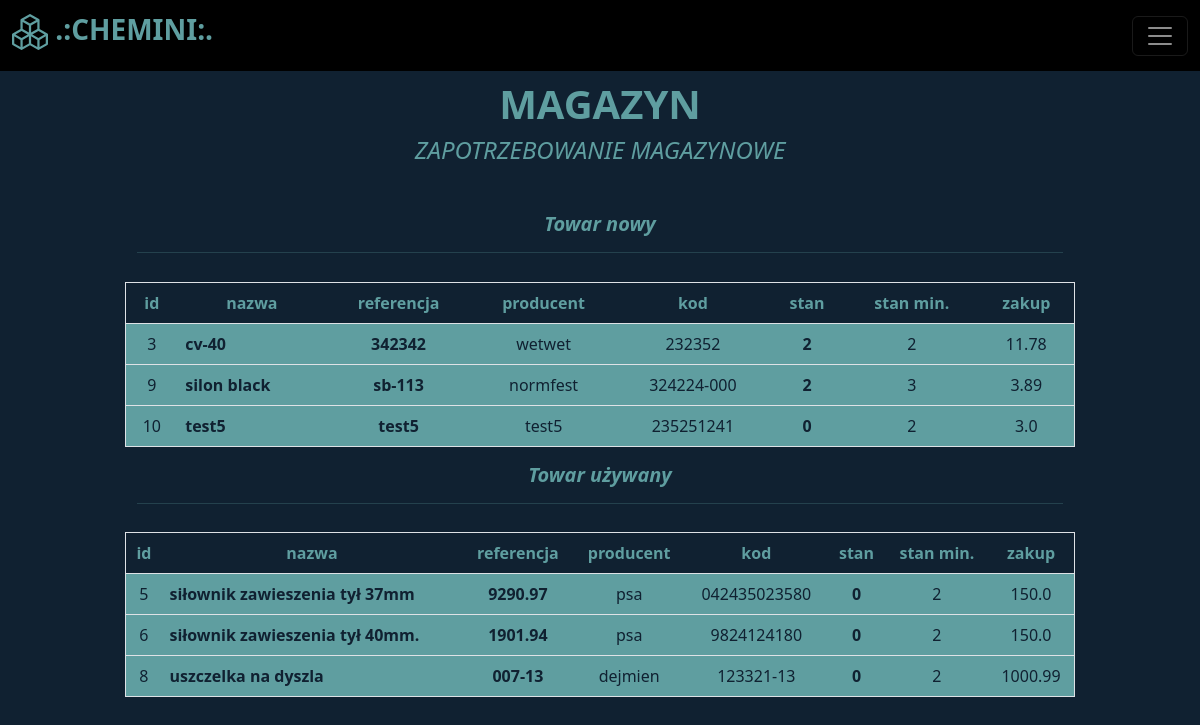
Page /demand (signed in) on the earlier database version.
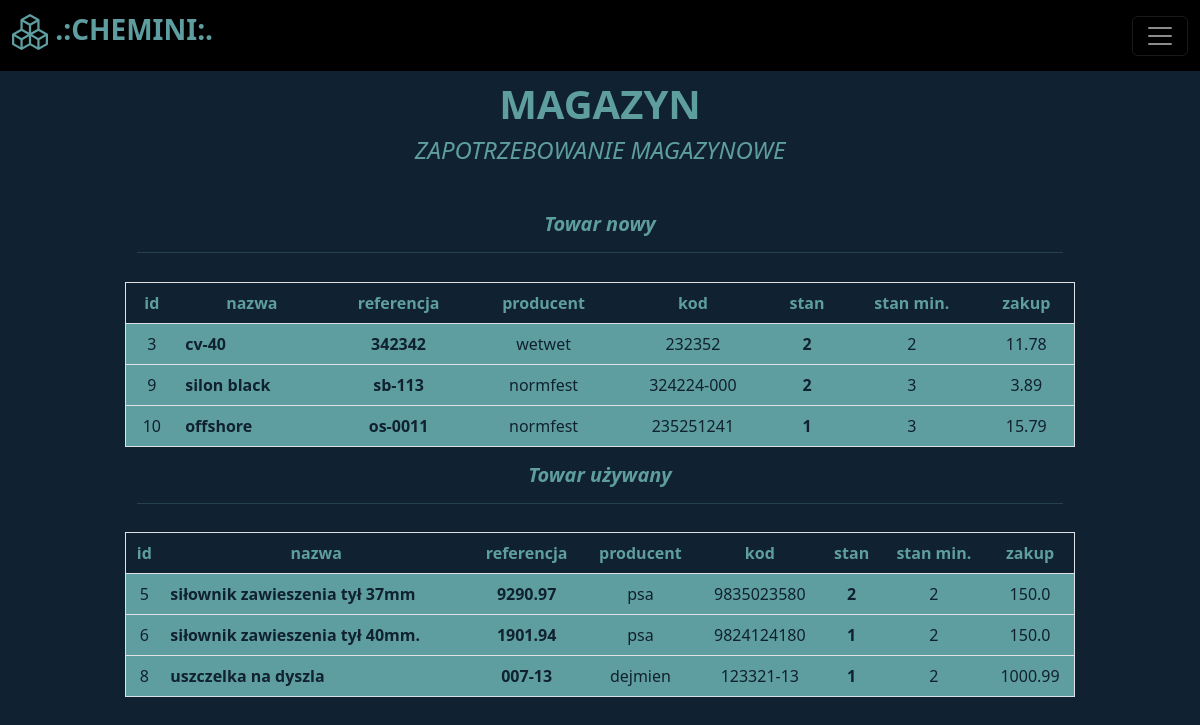
Same page on the later database version.
### libs/models.py (models this page shows)
class Item(Base):
    __tablename__ = "items"
    id = Column(Integer, primary_key=True, autoincrement=True, index=True)
    name = Column(String, unique=True, nullable=False)
    manufacturer = Column(String, nullable=False)
    reference = Column(String, unique=True, index=True, nullable=False)
    code = Column(String, unique=True, index=True)
    description = Column(String)
    stack = Column(Integer, nullable=False, default=0)
    stack_min = Column(Integer, nullable=False, default=0)
    buy = Column(Float)
    sell = Column(Float)
    used = Column(Boolean, default=False)

### routers/warehouse.py (the view)
@router.get('/demand', tags=['warehouse'])
def get_page_with_demand(request: Request, db:Session=Depends(get_db)):
    errors = []
    try:
        token = request.cookies.get("access_token")     # very important line if you want to authenticate user on page
        if not token:
            errors.append("You have to login first.")
            return templates.TemplateResponse("home.html", {"request": request, "errors": errors})
        scheme,_,param = token.partition(" ")
        payload = jwt.decode(param, config.get("security", "jwt_secret_key"), config.get("security", "algorithm"))
        user = db.query(User).filter(User.name==payload['sub']).first()
        if not user:
            errors.append("User not found.")
            return templates.TemplateResponse("home.html", {"request": request, "errors": errors})
        items_new = db.query(Item).where((Item.used==False) & (Item.stack<=Item.stack_min))
        items_used = db.query(Item).where((Item.used==True) & (Item.stack<=Item.stack_min))
        try:
            column_names = ["id", "nazwa", "referencja", "producent", "kod", "stan", "stan min.", "zakup"]
            df = []
            for item in items_new:
                line = [item.id, item.name, item.reference, item.manufacturer, item.code, item.stack, item.stack_min, item.buy]
                df.append(line)
            demands_new_list = tabulate(df, headers=column_names, tablefmt="fancy_grid")
            df = []
            for item in items_used:
                line = [item.id, item.name, item.reference, item.manufacturer, item.code, item.stack, item.stack_min, item.buy]
                df.append(line)
            demands_used_list = tabulate(df, headers=column_names, tablefmt="fancy_grid")
            with open(f"{config.get('files', 'demands')}/zapotrzebowanie.txt", "w", encoding="utf-8") as demands:
                demands = open(f"{config.get('files', 'demands')}/zapotrzebowanie.txt", "w", encoding="utf-8")
                demands.write(time.strftime("ZAPOTRZEBOWANIE MAGAZYNOWE NA DZIEŃ:   %Y/%M/%d %H:%M:%S\n\n"))
                demands.write("CZĘŚCI NOWE\n")
                demands.write(demands_new_list)
                demands.write("\n\nCZĘŚCI UŻYWANE\n")
                demands.write(demands_used_list)
        except Exception as e:
            print(e)
        return templates.TemplateResponse(
            "demand.html",{"request":request, "used_items": items_used, "new_items": items_new, "user": user.name, "active_status": user.is_active, "is_admin": user.is_admin})
    except Exception:
        errors.append("You have to login first.")
        return templates.TemplateResponse("home.html", {"request": request, "errors": errors})

### templates/demand.html (shortened to what this page needs)
{% extends "baseauth.html" %}
{% block col2 %}
<div style="text-align:center">
  <h1><b>MAGAZYN</b></h1>
  <h4><i>ZAPOTRZEBOWANIE MAGAZYNOWE</i></h4>
</div>
<div class="row" style="margin-top:5%">
    <div class="col">
        <div class="container" style="text-align:center">
            <h5><i><b>Towar nowy<hr></b></i></h5>
        </div>
        <table class="table table-hover border" style="color:cadetblue; background:#102131; text-align:center; margin-top:3%">
            <thead>
              <tr>
                <th scope="col">id</th>
                <th scope="col">nazwa</th>
                <th scope="col">referencja</th>
                <th scope="col">producent</th>
                <th scope="col">kod</th>
                <th scope="col">stan</th>
                <th scope="col">stan min.</th>
                <th scope="col">zakup</th>
              </tr>
            </thead>
            <tbody>
              {% for item in new_items %}
                    <tr style="color:#102131; background:cadetblue">
                        <td>{{ item.id }}</td>
                        <td style="text-align:left"><b>{{ item.name }}</b></td>
                        <td style="text-align:center"><b>{{ item.reference }}</b></td>
                        <td style="text-align:center">{{ item.manufacturer }}</td>
                        <td style="text-align:center">{{ item.code }}</td>
                        <td><b>{{ item.stack }}</b></td>
                        <td>{{ item.stack_min }}</td>
                        <td>{{ item.buy }}</td>
                    </tr>
              {% endfor %}
            </tbody>
          </table>
    </div>
    <div class="col">
        <div class="container" style="text-align:center">
            <h5><i><b>Towar używany<hr></b></i></h5>
        </div>
        <table class="table table-hover border" style="color:cadetblue; background:#102131; text-align:center; margin-top:3%">
            <thead>
              <tr>
                <th scope="col">id</th>
                <th scope="col">nazwa</th>
                <th scope="col">referencja</th>
                <th scope="col">producent</th>
                <th scope="col">kod</th>
                <th scope="col">stan</th>
                <th scope="col">stan min.</th>
                <th scope="col">zakup</th>
              </tr>
            </thead>
            <tbody>
              {% for item in used_items %}
                    <tr style="color:#102131; background:cadetblue">
                        <td>{{ item.id }}</td>
                        <td style="text-align:left"><b>{{ item.name }}</b></td>
                        <td style="text-align:center"><b>{{ item.reference }}</b></td>
                        <td style="text-align:center">{{ item.manufacturer }}</td>
                        <td style="text-align:center">{{ item.code }}</td>
                        <td><b>{{ item.stack }}</b></td>
                        <td>{{ item.stack_min }}</td>
                        <td>{{ item.buy }}</td>
                    </tr>
              {% endfor %}
            </tbody>
          </table>
    </div>
</div>
{% endblock %}

### templates/baseauth.html (shortened to what this page needs)
<!doctype html>
<html lang="en">
<head>
  <link href="https://cdn.jsdelivr.net/npm/bootstrap@5.2.1/dist/css/bootstrap.min.css" rel="stylesheet"
>
</head>
<body>
  <header style="margin-bottom:5rem;">
    <nav class="navbar navbar-dark fixed-top" style="background:black">
      <div class="container-fluid">
        <a class="navbar-brand" style="color:cadetblue" href="/warehouse"><h3>
          <b>
             .:CHEMINI:.
          </b></h3></a>
        <button class="navbar-toggler" type="button" data-bs-toggle="offcanvas" data-bs-target="#offcanvasDarkNavbar" aria-controls="offcanvasDarkNavbar">
          <span class="navbar-toggler-icon"></span>
        </button>
      </div>
    </nav>
  </header>
  <main>
    <div class="row" style="margin:1rem">
      <div class="col">
      </div>
      <div class="col-10">
        {% block col2 %}
        {% endblock %}
      </div>
      <div class="col">
      </div>
    </div>
  </main>
</body>
</html>

### templates/baseauth.html (style rules this page uses)
body { background: #102131; color: cadetblue }

Differences in the rows shown:
changed Item id 10: name "test5" → "offshore"; reference "test5" → "os-0011"; manufacturer "test5" → "normfest"; stack "0" → "1"; stack_min "2" → "3"; buy "3.0" → "15.79"
changed Item "siłownik zawieszenia tył 37mm": code "042435023580" → "9835023580"; stack "0" → "2"
changed Item "siłownik zawieszenia tył 40mm.": stack "0" → "1"
changed Item "uszczelka na dyszla": stack "0" → "1"
